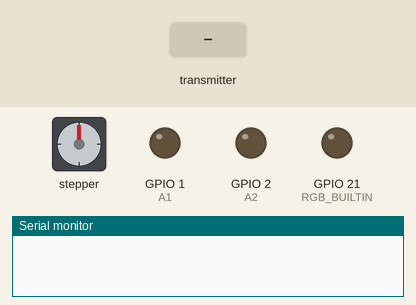
Simulated run of this sketch. Board: ESP32-S3. Shown: stepper motor, output pins drawn as LEDs (lit = HIGH), the last lines printed to the serial monitor. The inputs (shaded band) are chosen by the test bench. Stepper angles assume 360 steps per turn.

Above: at 1.3 s.
1.4 s: the transmitter starts sending xVal = 0
At 1.9 s:
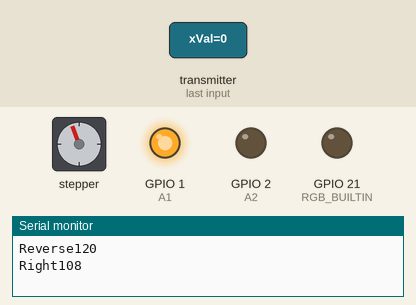
At 2.4 s:
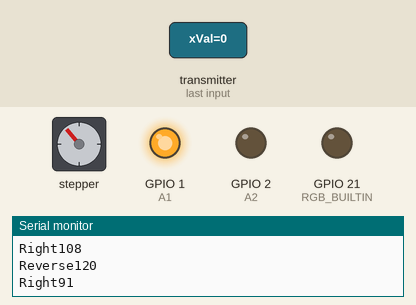
4.4 s: the transmitter starts sending yVal = 1024
7.4 s: the transmitter starts sending xVal = 1024
At 7.9 s:
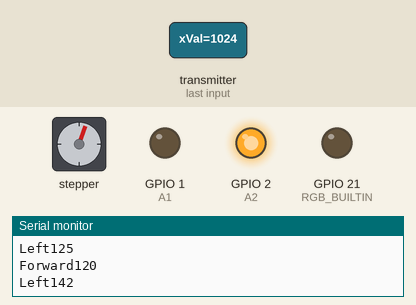
10.4 s: the transmitter starts sending yVal = 0
13.4 s: the transmitter starts sending yVal = 2048
16.4 s: the transmitter starts sending xVal = 0
At 16.9 s:
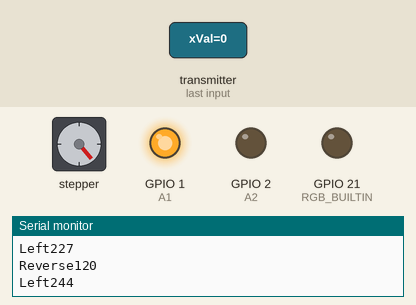
Timing chart, 0 to 24.5 s (numbered marks = the images above; inputs shaded):
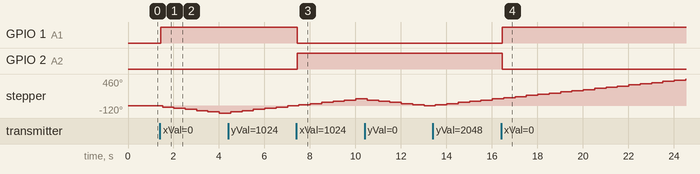

Measured:
- after the input at 1.4 s, GPIO 1 (A1): LOW → HIGH after 0.05 s; stepper: turns 20° counter-clockwise in 0.00 s, repeating every 0.50 s
- after the input at 7.4 s, GPIO 1 (A1): HIGH → LOW after 0.05 s; GPIO 2 (A2): LOW → HIGH after 0.05 s
- after the input at 16.4 s, GPIO 1 (A1): LOW → HIGH after 0.05 s; GPIO 2 (A2): HIGH → LOW after 0.05 s

The sketch:

ESP_NOW_remote_receiver.ino
```cpp
// ESP-NOW  receiver + motors

#include <esp_now.h>
#include <WiFi.h>
#include <Stepper.h>
#define STEPS 360 //steering stepper motor steps from one end to another end
#define MAX_SPEED 255 // drive motor max speed 0-255
#define RGB_BUILTIN 21 // Built in RGB LED pin
Stepper stepper(STEPS, 3, 4, 5, 6); // Init Steering stepper motor on pins 3-6

//drive motor
#define A1 1
#define A2 2
#define FRQ 30000 //analogfreq to help with PWM noise, did not help a lot thogh

int previous = 125; //Middle point of steering stepper. Used to keep track of position
long stepsglobal = 0; //Stepper debug value

typedef struct struct_message {
    int xVal;
    int yVal;
    int bVal;
} struct_message;
struct_message myData;


const int DEBOUNCE_DELAY = 50;   // the debounce time; increase if the output flickers

// button debounce
int lastSteadyState = LOW;
int lastState = LOW;
unsigned long lastDebounceTime = 0;
int flag = 0;


 void OnDataRecv(const esp_now_recv_info_t *info, const uint8_t *incomingData, int len) {
  memcpy(&myData, incomingData, sizeof(myData));

  commands();
}

void setup() {
      Serial.begin(115200); //Debug serial
  //motor
    pinMode(A1, OUTPUT); //Drive motor outputs
    pinMode(A2, OUTPUT); //Drive motor outputs
    pinMode(RGB_BUILTIN, OUTPUT);
   // analogWriteFrequency(A1,FRQ); //analogfreq to help with PWM noise, did not help a lot thogh
   // analogWriteFrequency(A2,FRQ);
    stepper.setSpeed(40); //Set steering motor speed

  delay(100);
  WiFi.mode(WIFI_STA);

  // Init ESP-NOW
  if (esp_now_init() != ESP_OK) {
    Serial.println("Error initializing ESP-NOW");
    return;
  }
  esp_now_register_recv_cb(OnDataRecv);
}


void loop() {
#ifdef RGB_BUILTIN
  rgbLedWrite(RGB_BUILTIN, RGB_BRIGHTNESS, 0, 0);  // Red
  delay(100);
  rgbLedWrite(RGB_BUILTIN, 0, RGB_BRIGHTNESS, 0);  // Green
  delay(100);
  rgbLedWrite(RGB_BUILTIN, 0, 0, RGB_BRIGHTNESS);  // Blue
  delay(100);
  rgbLedWrite(RGB_BUILTIN, 0, 0, 0);  // Off / black
  delay(100);
#endif
}
void commands() {
//*******************START OF Driving commands*************************
  int val = 0;
 if (myData.xVal < 120){
  val = constrain(120-myData.xVal,0,120);
  (Serial.print("Reverse"));
  (Serial.println(val));
  analogWrite(A1,map(val,0,120,0,MAX_SPEED));
  analogWrite(A2,0);
 }
 else if (myData.xVal > 130){
  val = constrain(myData.xVal-130,0,120);
  (Serial.print("Forward"));
  (Serial.println(val));
  analogWrite(A2,map(val,0,120,0,MAX_SPEED));
  analogWrite(A1,0);
 }
 else{
  (Serial.println("STOP"));
  analogWrite(A2,0);
  analogWrite(A1,0);
 }
//*******************END OF Driving commands*************************

//*******************START OF Steering commands*************************
if (myData.yVal < (previous-15)){
 stepper.step(-20);
 stepsglobal -= 1;
 previous -= 17;
 Serial.print("Right");
 Serial.println(previous);
}
else if (myData.yVal > (previous+15)){
  stepper.step(20);
  stepsglobal += 1;
  previous += 17;
  Serial.print("Left");
 Serial.println(previous);
}
else
{
  digitalWrite(3,LOW);
  digitalWrite(4,LOW);
  digitalWrite(5,LOW);
  digitalWrite(6,LOW);
}

//*******************END OF Steering commands*************************
}
```
